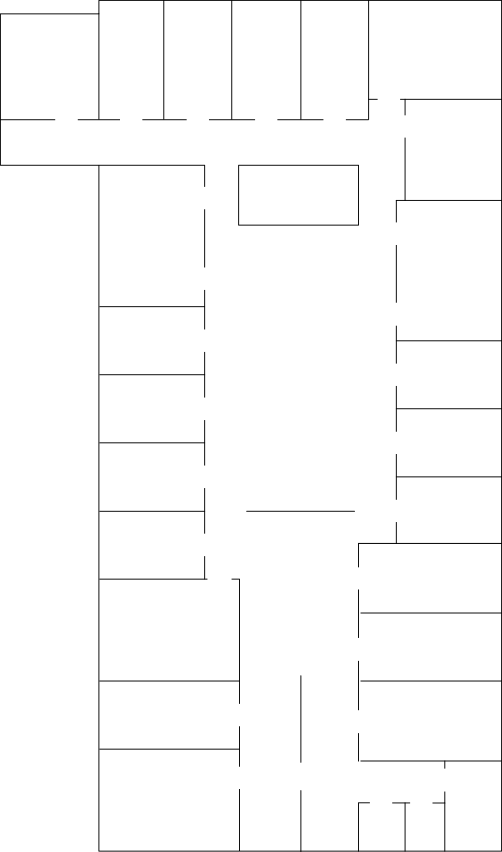
#> input picture map_sample/E5_layout.png, 502 x 852 px
$ python runMe.py   (older library calls are emulated)
#> lines starting #> are read from the running program, lines starting #| are printed output that depends on the picture
### core/place_categorization.py
from __future__ import print_function
import numpy as np

################################################################################
# [548 lines left out: functions get_distance_matrix, construct_raycast_array, raycast_pointcloud, raycast_bitmap, fit_with_gaussian, raycast_to_features and 1 more, not called in this run]

### runMe.py
from __future__ import print_function

import sys
if sys.version_info[0] == 3:
    from importlib import reload
elif sys.version_info[0] == 2:
    pass

import time
import cv2
import numpy as np
import sklearn.cluster
import matplotlib.pyplot as plt
from core import place_categorization as plcat
reload(plcat)


################################################################################
################################################################## loading image
################################################################################
image_name = 'map_sample/E5_06.png'
image_name = 'map_sample/F5_04.png'
image_name = 'map_sample/E5_layout.png'

image = np.flipud( cv2.imread( image_name, cv2.IMREAD_GRAYSCALE) )
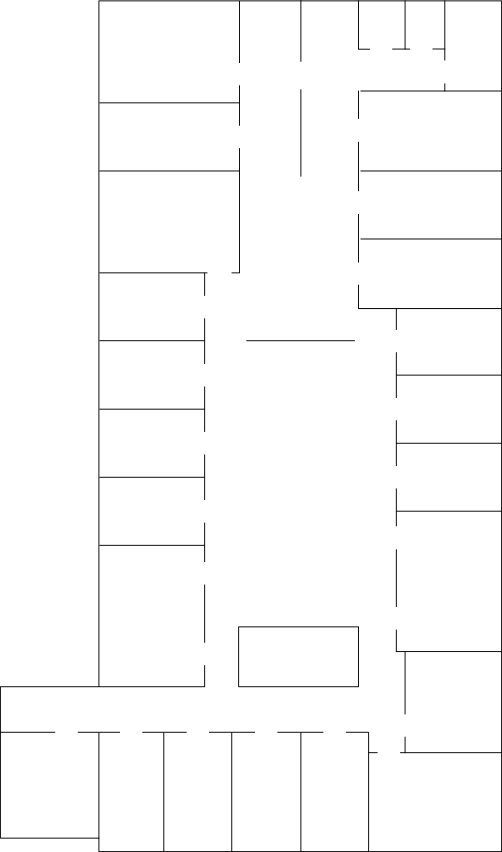
#> image: shape (852, 502); min 2, max 255, mean 251

fig = plt.figure()
fig.add_axes([0, 0, 1, 1])
fig.axes[0].imshow( image, cmap = 'gray', interpolation='nearest', origin='lower')
plt.show()
################################################################################
############################################################### raycasting setup
################################################################################
'''
The "kpt4a_full.png" map was created with: mpp=.02 (meter per pixel)
for a raycast of range of M meter: length_range_= M/mpp
resolution of the ray is up to user
'''

# raycasting config
mpp_ = 0.02 # meter per pixel
range_meter_ = 4 # meter
length_range_  = 200 #range_meter_ / mpp_
length_steps_  = 200 #int(length_range_)
theta_range_   = 2*np.pi
theta_res_     = 1/1 # step/degree
occupancy_thr_ = 210
gapThreshold_  = [1.0]

# constructing the rays_array_xy
pose_ = np.array([0,0,0]) # x,y,theta
raxy = plcat.construct_raycast_array(pose_,
                                     length_range_, length_steps_,
                                     theta_range_, theta_res_)

# finding free space (unoccupied pixels) from which to raycast
open_cells = np.transpose(np.nonzero(image>occupancy_thr_)) # row, col
#> open_cells = 416194 pairs, first value 0 to 851, second value 0 to 500

# single processing vs. multi processing
multi_prc = [False, 4][1]


################################################################################
############################################## raycasting and feature extraction
################################################################################

if multi_prc:
    import multiprocessing as mp
    import contextlib as ctx
    from functools import partial
    features_extraction_parial = partial(plcat.features_extraction,
                                         image=image,
                                         rays_array_xy=raxy,
                                         mpp=mpp_,
                                         range_meter=range_meter_,
                                         length_range=length_range_,
                                         length_steps=length_steps_,
                                         theta_range=theta_range_,
                                         theta_res=theta_res_,
                                         occupancy_thr=occupancy_thr_,
                                         gapThreshold=gapThreshold_)

    tic = time.time()
    with ctx.closing(mp.Pool(processes=multi_prc)) as p:
        features = p.map( features_extraction_parial, open_cells)
#> (the run stopped early here; a loop or call above may not have finished)
